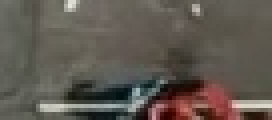
#> input picture Classification_for_car/Data/empty/00000570_00000351.jpg, 68 x 30 px, found by its file name (shown 4 times larger); its folder holds only this picture in this run
$ jupyter execute --allow-errors classification_ML_model_train_notebook.ipynb
#> lines starting #> are read from the running program, lines starting #| are printed output that depends on the picture
[cell 1]
import os
import pickle

from skimage.io import imread
from skimage.transform import resize
import numpy as np
from sklearn.model_selection import train_test_split
from sklearn.model_selection import GridSearchCV
from sklearn.svm import SVC
from sklearn.metrics import accuracy_score

[cell 2]
import gdown
import shutil

# Destination directory where the user will download the data https://drive.google.com/file/d/11PI6wGDjuJ3LiPSm3izbVcmVTX7DDVLn/view?usp=drive_link
destination_path = '/content'

# Download the ZIP file
zip_file_path = destination_path + '/Data.zip'

# Extract the downloaded ZIP file
#> (the rest of this cell did not finish here and is left out)

[cell 3]
# prepare data
input_dir = '/content/Data'
categories = ['empty', 'not_empty']

data = []
labels = []
for category_idx, category in enumerate(categories):
    for file in os.listdir(os.path.join(input_dir, category)):
        img_path = os.path.join(input_dir, category, file)
        img = imread(img_path)
#> img is the input picture: shape (30, 68, 3); mean R, G, B 95.5, 88.7, 80.7
        img = resize(img, (25, 25))
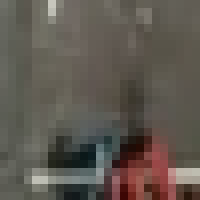
#> img: shape (25, 25, 3) float64 (shown 8 times larger); mean R, G, B 0.374, 0.347, 0.315
        data.append(img.flatten())
        labels.append(category_idx)
#> pass 2 of the loop `for category_idx, category in enumerate(categories):`:
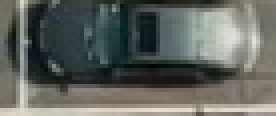
#> input picture Classification_for_car/Data/not_empty/00000720_00000116.jpg, 69 x 29 px, found by its file name (shown 4 times larger)
#> img is the input picture: shape (29, 69, 3); mean R, G, B 96.8, 100.5, 95.1
#> `img = resize(img, (25, 25))`:
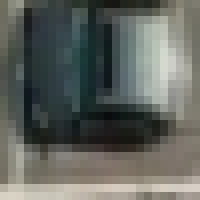
#> img: shape (25, 25, 3) float64 (shown 8 times larger); mean R, G, B 0.38, 0.394, 0.373

data = np.asarray(data)
labels = np.asarray(labels)

# train / test split
#> (the rest of this cell did not finish here and is left out)
